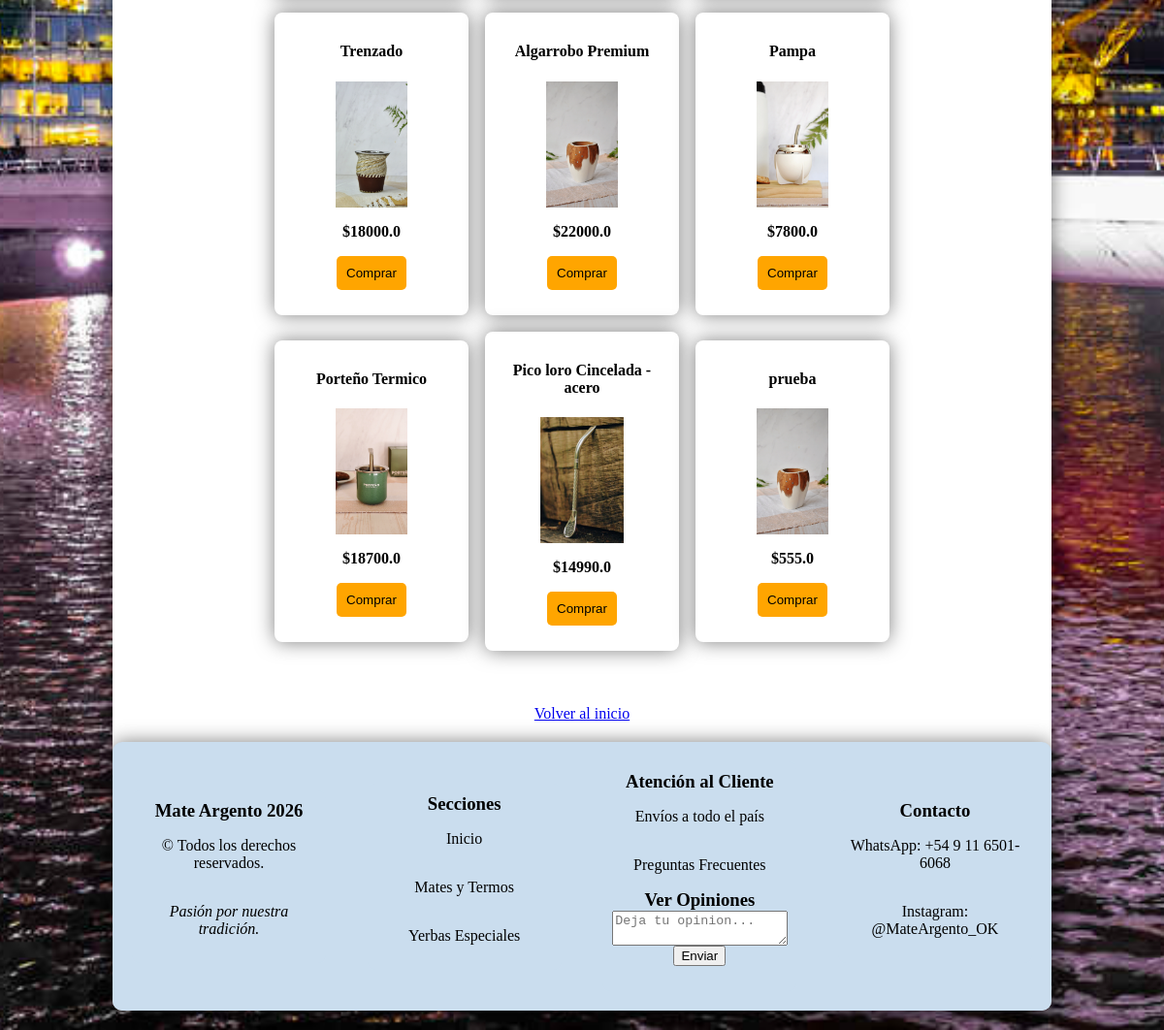
Page /seccion/Mates (lower part) on the earlier database version.
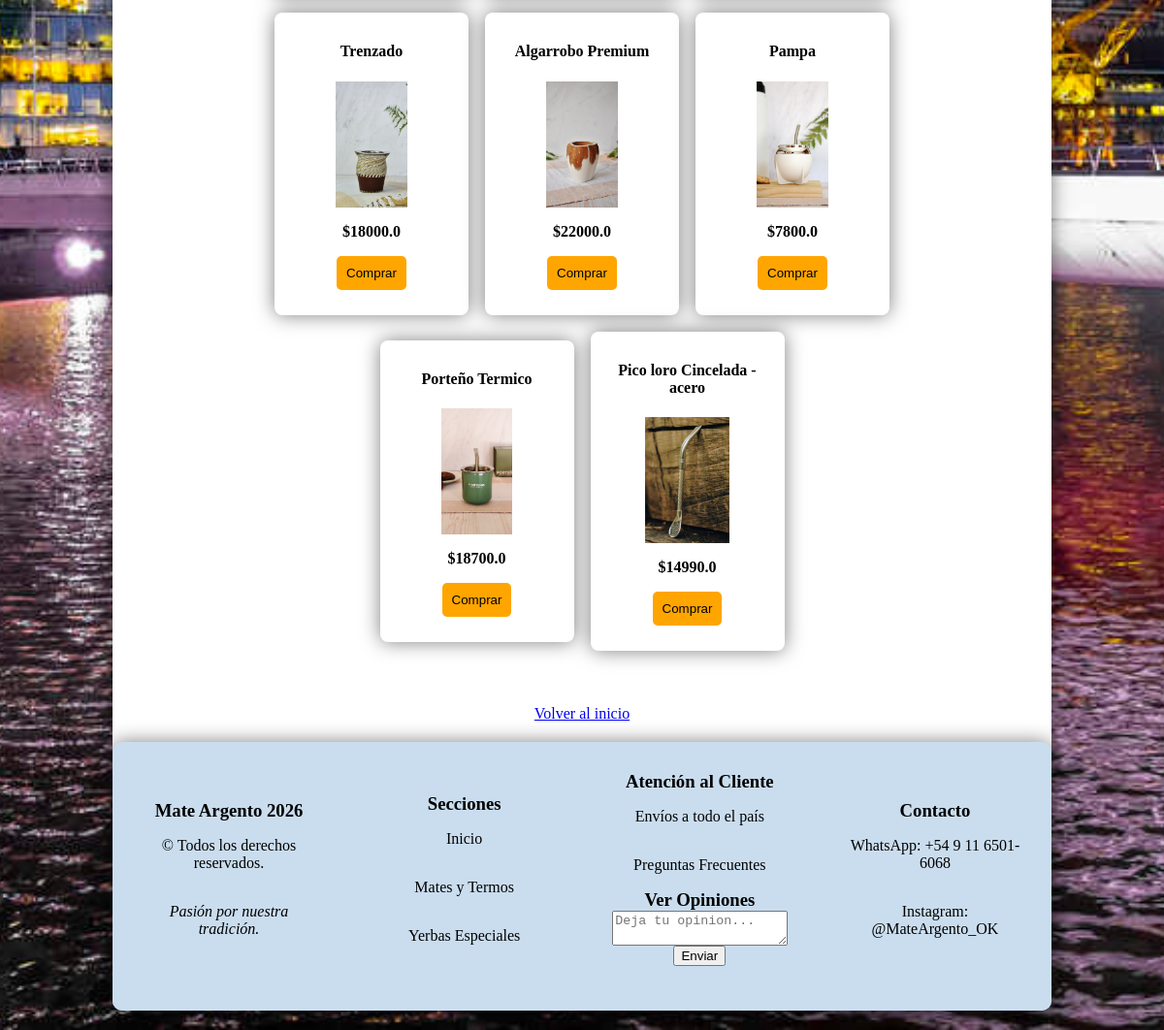
Same page on the later database version.
### app.py (models this page shows, shortened)
class Producto(db.Model):
    id = db.Column(db.Integer, primary_key=True)
    nombre = db.Column(db.String(100), nullable=False)
    categoria = db.Column(db.String(50))
    precio = db.Column(db.Float, nullable=False)
    precio_costo = db.Column(db.Float, nullable=False, default=0.0)#falta implementar
    descripcion = db.Column(db.Text)
    imagen = db.Column(db.String(100))
    stock = db.Column(db.Integer, default=0)

### app.py (the view)
@app.route('/seccion/<categoria_nom>')
def ver_seccion(categoria_nom):
    productos_filtrados = Producto.query.filter_by(categoria=categoria_nom).all()
    return render_template('productos.html', productos=productos_filtrados, titulo=categoria_nom)

### app.py (called while the page is built, shortened)
@app.context_processor
def procesar_carrito():
    mi_carrito = Carrito(session)
    items, total, unidades = mi_carrito.obtener_datos(Producto)
    return dict(carrito_html=items, total_carrito=total, total_unidades=unidades)

    def obtener_datos(self, modelo_producto):
        carrito_dict = self.session.get('carrito', {})
        productos_reales = []
        total_general = 0
        total_unidades = 0  # <--- Nueva variable
        return productos_reales, total_general, total_unidades

### templates/productos.html (shortened to what this page needs)
<div class="contenedor">
{% extends 'base.html' %}
{% block content %}
    <br><br>
    <div class="contenedor-padre3">
        {% for p in productos %}
            <div class="tarjeta">
                <h4>{{ p.nombre }}</h4>
                <a href="/detalle/{{ p.id }}">
                    <img src="{{ url_for('static', filename='img/' + p.imagen) }}" alt="{{ p.nombre }}">
                </a>
                <p><b>${{ p.precio }}</b></p>
                <form action="/agregar_al_carrito/{{ p.id }}" method="GET">
                    <button type="submit" style="cursor: pointer; padding: 10px; background-color: orange; border: none; border-radius: 5px;">
                        Comprar
                    </button>
                </form>
            </div>
        {% else %}
            <div style="grid-column: 1 / -1; text-align: center; padding: 20px;">
                <p>No hay productos disponibles todavía.</p>
            </div>
        {% endfor %}
    </div>
    <br><br>
    <div style="text-align: center; padding-bottom: 20px;">
        <a href="/">Volver al inicio</a>
    </div>
{% endblock %}

Differences in the rows shown:
removed Producto: nombre "prueba", imagen (picture), precio "555.0"
